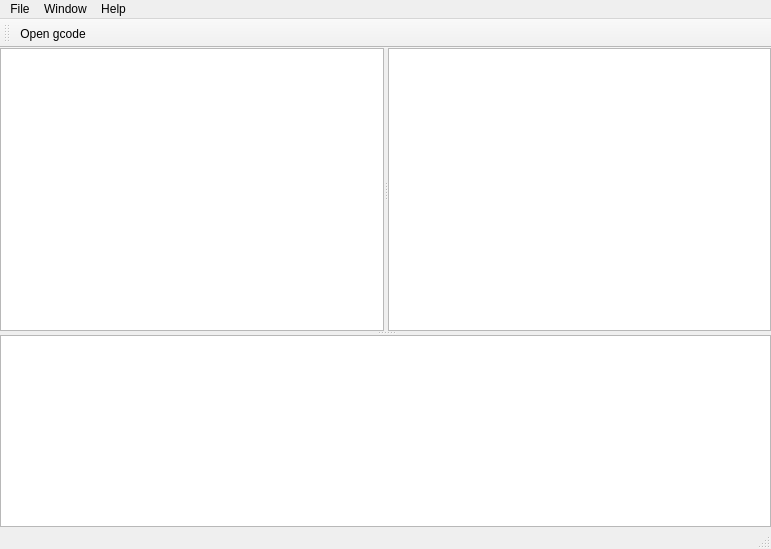
<?xml version="1.0" encoding="UTF-8"?>
<ui version="4.0">
 <class>MainWindow</class>
 <widget class="QMainWindow" name="MainWindow">
  <property name="geometry">
   <rect>
    <x>0</x>
    <y>0</y>
    <width>771</width>
    <height>549</height>
   </rect>
  </property>
  <property name="sizePolicy">
   <sizepolicy hsizetype="Expanding" vsizetype="Expanding">
    <horstretch>0</horstretch>
    <verstretch>0</verstretch>
   </sizepolicy>
  </property>
  <property name="minimumSize">
   <size>
    <width>200</width>
    <height>200</height>
   </size>
  </property>
  <property name="windowTitle">
   <string>GTool</string>
  </property>
  <widget class="QWidget" name="centralWidget">
   <property name="sizePolicy">
    <sizepolicy hsizetype="Expanding" vsizetype="Expanding">
     <horstretch>1</horstretch>
     <verstretch>1</verstretch>
    </sizepolicy>
   </property>
   <layout class="QHBoxLayout" name="horizontalLayout">
    <property name="leftMargin">
     <number>0</number>
    </property>
    <property name="topMargin">
     <number>0</number>
    </property>
    <property name="rightMargin">
     <number>0</number>
    </property>
    <property name="bottomMargin">
     <number>0</number>
    </property>
    <item>
     <widget class="QSplitter" name="splitter_2">
      <property name="sizePolicy">
       <sizepolicy hsizetype="Expanding" vsizetype="Expanding">
        <horstretch>1</horstretch>
        <verstretch>1</verstretch>
       </sizepolicy>
      </property>
      <property name="orientation">
       <enum>Qt::Vertical</enum>
      </property>
      <property name="childrenCollapsible">
       <bool>false</bool>
      </property>
      <widget class="QSplitter" name="splitter">
       <property name="sizePolicy">
        <sizepolicy hsizetype="Expanding" vsizetype="Expanding">
         <horstretch>1</horstretch>
         <verstretch>1</verstretch>
        </sizepolicy>
       </property>
       <property name="orientation">
        <enum>Qt::Horizontal</enum>
       </property>
       <property name="childrenCollapsible">
        <bool>false</bool>
       </property>
       <widget class="QTextEdit" name="originalTextEdit">
        <property name="sizePolicy">
         <sizepolicy hsizetype="Expanding" vsizetype="Expanding">
          <horstretch>1</horstretch>
          <verstretch>1</verstretch>
         </sizepolicy>
        </property>
        <property name="readOnly">
         <bool>true</bool>
        </property>
       </widget>
       <widget class="QTextEdit" name="reformattedTextEdit">
        <property name="sizePolicy">
         <sizepolicy hsizetype="Expanding" vsizetype="Expanding">
          <horstretch>1</horstretch>
          <verstretch>1</verstretch>
         </sizepolicy>
        </property>
        <property name="readOnly">
         <bool>true</bool>
        </property>
       </widget>
      </widget>
      <widget class="QTreeView" name="errorsView">
       <property name="sizePolicy">
        <sizepolicy hsizetype="Expanding" vsizetype="Preferred">
         <horstretch>1</horstretch>
         <verstretch>0</verstretch>
        </sizepolicy>
       </property>
       <property name="baseSize">
        <size>
         <width>0</width>
         <height>50</height>
        </size>
       </property>
      </widget>
     </widget>
    </item>
   </layout>
  </widget>
  <widget class="QMenuBar" name="menuBar">
   <property name="geometry">
    <rect>
     <x>0</x>
     <y>0</y>
     <width>771</width>
     <height>22</height>
    </rect>
   </property>
   <widget class="QMenu" name="menuFile">
    <property name="title">
     <string>File</string>
    </property>
    <addaction name="actionOpen_gcode"/>
    <addaction name="actionQuit"/>
   </widget>
   <widget class="QMenu" name="menuWindow">
    <property name="title">
     <string>Window</string>
    </property>
   </widget>
   <widget class="QMenu" name="menuHelp">
    <property name="title">
     <string>Help</string>
    </property>
   </widget>
   <addaction name="menuFile"/>
   <addaction name="menuWindow"/>
   <addaction name="menuHelp"/>
  </widget>
  <widget class="QToolBar" name="mainToolBar">
   <attribute name="toolBarArea">
    <enum>TopToolBarArea</enum>
   </attribute>
   <attribute name="toolBarBreak">
    <bool>false</bool>
   </attribute>
   <addaction name="actionOpen_gcode"/>
  </widget>
  <widget class="QStatusBar" name="statusBar"/>
  <action name="actionOpen_gcode">
   <property name="text">
    <string>&amp;Open gcode</string>
   </property>
   <property name="shortcut">
    <string>Ctrl+O</string>
   </property>
  </action>
  <action name="actionQuit">
   <property name="text">
    <string>Quit</string>
   </property>
  </action>
 </widget>
 <layoutdefault spacing="6" margin="11"/>
 <resources/>
 <connections/>
 <slots>
  <slot>doAThing()</slot>
 </slots>
</ui>
